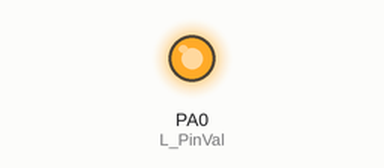
A program run on a simulated ATmega32, built with avr-gcc and emulated at 2 MHz. Parts: output pins drawn as LEDs (lit = HIGH). Wiring (inferred from the names in the program): 24Cxx EEPROM at I2C address 0x50. EEPROM starts erased. At 0.0 s the program stops and its outputs stay as they are.

Above: at 0.1 s.
Timing chart, 0 to 1.5 s (numbered marks = the images above):
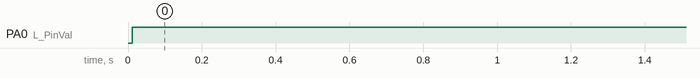

The program:

main.c
```c
/*
 * main.c
 *
 *  Created on: Sep 16, 2023
 *      Author: userH
 */
#include "../LIB/BIT_MATH.h"
#include "../LIB/STD_TYPES.h"
#include "../MCAL/DIO/DIO_int.h"
#include "../MCAL/I2C/I2C_int.h"
#include <util/delay.h>


void EEPROM_vWriteByte(u8 A_u8Byte, u16 A_u16Address)
{
	MI2C_u8SendStartCondition();
	MI2C_u8SendSlaveAddressRW(0b1010000,I2C_WRITE);
	MI2C_u8SendByte((u8)A_u16Address);
	MI2C_u8SendByte(A_u8Byte);
	MI2C_u8SendStoptCondition();
}
u8  EEPROM_vReadByte(u16 A_u16Adderss)
{
	u8 L_u8Byte = 0 ;
	MI2C_u8SendStartCondition();
	MI2C_u8SendSlaveAddressRW(0b1010000,I2C_WRITE);
	MI2C_u8SendByte((u8)A_u16Adderss);
	MI2C_u8SendStartCondition();
	MI2C_u8SendSlaveAddressRW(0b1010000,I2C_READ);
	MI2C_u8ReceiveByte(&L_u8Byte,I2C_NOT_ACK);
	MI2C_u8SendStoptCondition();
	return L_u8Byte;
}

int main(void)
{

	u8 c = 0 ;
	MDIO_vSetPinDir(DIO_PORTA,DIO_PIN0,DIO_OUTPUT);

	MI2C_u8Init();
	EEPROM_vWriteByte('M',5);
	_delay_ms(10);
	c = EEPROM_vReadByte(5);
	if(c == 'M')
	{
		MDIO_vSetPinVal(DIO_PORTA,DIO_PIN0,DIO_HIGH);
	}
	else
	{
		MDIO_vSetPinVal(DIO_PORTA,DIO_PIN0,DIO_LOW);

	}

	while(1)
	{


	}

}
```

BIT_MATH.h
```c
/*
 * bit_math.h
 *
 *  Created on: Nov 28, 2020
 *      Author: DEll
 */

#ifndef BIT_MATH_H_
#define BIT_MATH_H_

#define CLR_BIT(value,bit) (value=value&~((0b00000001)<<bit))
#define SET_BIT(value,bit) (value=value|((0b00000001)<<bit))
#define TOG_BIT(value,bit) (value=value^((0b00000001)<<bit))
#define GET_BIT(value,bit) ((value>>bit)&0b00000001)


#endif /* BIT_MATH_H_ */
```

STD_TYPES.h
```c
/******************************************************/
/* Author    : Ahmed Assaf                            */
/* Date      : 29 JUL 2020                            */
/* Version   : V01                                    */
/******************************************************/
#ifndef STD_TYPES_H
#define STD_TYPES_H

#ifndef NULL
#define NULL ((void*)0)
#endif

typedef unsigned char        u8 ;
typedef unsigned short int   u16;
typedef unsigned long  int   u32;

typedef signed char        s8 ;
typedef signed short int   s16;
typedef signed long  int   s32;


#endif
```

DIO-prv.h
```c
/*
 * DIO-prv.h
 *
 *  Created on: Jul 28, 2023
 *      Author: userH
 */

#ifndef MCAL_DIO_DIO_PRV_H_
#define MCAL_DIO_DIO_PRV_H_


#define DDRA    *((volatile u8*)(0x3A))
#define DDRB    *((volatile u8*)(0x37))
#define DDRC    *((volatile u8*)(0x34))
#define DDRD    *((volatile u8*)(0x31))

#define PORTA   *((volatile u8*)(0x3B))
#define PORTB   *((volatile u8*)(0x38))
#define PORTC   *((volatile u8*)(0x35))
#define PORTD   *((volatile u8*)(0x32))

#define PINA    *((volatile u8*)(0x39))
#define PINB    *((volatile u8*)(0x36))
#define PINC    *((volatile u8*)(0x33))
#define PIND    *((volatile u8*)(0x30))


#endif /* MCAL_DIO_DIO_PRV_H_ */
```

DIO_int.h
```c
/*
 * DIO_int.h
 *
 *  Created on: Jul 13, 2023
 *      Author: userH
 */

#ifndef MCAL_DIO_DIO_INT_H_
#define MCAL_DIO_DIO_INT_H_

#define DIO_PORTA  0
#define DIO_PORTB  1
#define DIO_PORTC  2
#define DIO_PORTD  3


#define DIO_PIN0   0
#define DIO_PIN1   1
#define DIO_PIN2   2
#define DIO_PIN3   3
#define DIO_PIN4   4
#define DIO_PIN5   5
#define DIO_PIN6   6
#define DIO_PIN7   7

#define DIO_OUTPUT 1
#define DIO_INPUT  0

#define DIO_HIGH   1
#define DIO_LOW    0

void MDIO_vSetPinDir(u8 A_u8PortNo , u8 A_u8PinNo , u8 A_u8Dir);
void MDIO_vSetPinVal(u8 A_u8PortNo ,u8 A_u8PinNo , u8 A_u8Val);
void MDIO_vTogPinVal(u8 A_u8PortNo ,u8 A_u8PinNo);
u8 MDIO_u8GetPinVal(u8 A_u8Portno , u8 A_u8PinNo);
void MDIO_vSetPortDir(u8 A_u8PortNo , u8 A_u8Dir);
void MDIO_vSetPortVal(u8 A_u8PortNo , u8 A_u8Val);
u8 MDIO_u8GetPortVal(u8 A_u8PortNo);


#endif /* MCAL_DIO_DIO_INT_H_ */
```

DIO_pro.c
```c
/*
 * DIO_pro.c
 *
 *  Created on: Jul 13, 2023
 *      Author: userH
 */
#include"../../LIB/STD_TYPES.h"
#include "../../LIB/BIT_MATH.h"
#include "DIO_int.h"
#include "DIO-prv.h"


void MDIO_vSetPinDir(u8 A_u8PortNo , u8 A_u8PinNo , u8 A_u8Dir)
{
	if(A_u8Dir == DIO_OUTPUT)
	{
		switch(A_u8PortNo)
		{
		case DIO_PORTA :
			SET_BIT(DDRA , A_u8PinNo );
			break;
		case DIO_PORTB :
			SET_BIT(DDRB , A_u8PinNo );
			break;
		case DIO_PORTC:
			SET_BIT(DDRC , A_u8PinNo );
			break;
		case DIO_PORTD :
			SET_BIT(DDRD , A_u8PinNo );
			break;
		}
	}
	else if(A_u8Dir == DIO_INPUT)
	{
		switch(A_u8PortNo)
		{
		case DIO_PORTA :
			CLR_BIT(DDRA , A_u8PinNo );
			break;
		case DIO_PORTB :
			CLR_BIT(DDRB , A_u8PinNo );
			break;
		case DIO_PORTC :
			CLR_BIT(DDRC , A_u8PinNo );
			break;
		case DIO_PORTD :
			CLR_BIT(DDRD , A_u8PinNo );
			break;
		}
	}
}

void MDIO_vSetPinVal(u8 A_u8PortNo ,u8 A_u8PinNo , u8 A_u8Val)
{
	if(A_u8Val == DIO_HIGH)
	{
		switch(A_u8PortNo)
		{
		case DIO_PORTA :
			SET_BIT(PORTA , A_u8PinNo );
			break;
		case DIO_PORTB :
			SET_BIT(PORTB, A_u8PinNo );
			break;
		case DIO_PORTC:
			SET_BIT(PORTC , A_u8PinNo );
			break;
		case DIO_PORTD :
			SET_BIT(PORTD , A_u8PinNo );
			break;
		}
	}
	else if(A_u8Val == DIO_LOW)
	{
		switch(A_u8PortNo)
		{
		case DIO_PORTA :
			CLR_BIT(PORTA , A_u8PinNo );
			break;
		case DIO_PORTB :
			CLR_BIT(PORTB , A_u8PinNo );
			break;
		case DIO_PORTC :
			CLR_BIT(PORTC , A_u8PinNo );
			break;
		case DIO_PORTD :
			CLR_BIT(PORTD , A_u8PinNo );
			break;
		}
	}

}

void MDIO_vTogPinVal(u8 A_u8PortNo ,u8 A_u8PinNo)
{
	switch(A_u8PortNo)
	{
	case DIO_PORTA :
		TOG_BIT(PORTA , A_u8PinNo );
		break;
	case DIO_PORTB :
		TOG_BIT(PORTB, A_u8PinNo );
		break;
	case DIO_PORTC:
		TOG_BIT(PORTC , A_u8PinNo );
		break;
	case DIO_PORTD :
		TOG_BIT(PORTD , A_u8PinNo );
		break;
	}
}

u8 MDIO_u8GetPinVal(u8 A_u8PortNo , u8 A_u8PinNo)
{
	u8 L_PinVal = 0;

	switch(A_u8PortNo)
	{
	case DIO_PORTA :
		L_PinVal = GET_BIT(PINA , A_u8PinNo );
		break;
	case DIO_PORTB :
		L_PinVal = GET_BIT(PINB , A_u8PinNo );
		break;
	case DIO_PORTC :
		L_PinVal = GET_BIT(PINC , A_u8PinNo );
		break;
	case DIO_PORTD :
		L_PinVal = GET_BIT(PIND , A_u8PinNo );
		break;
	}

	return L_PinVal ;
}

void MDIO_vSetPortDir(u8 A_u8PortNo , u8 A_u8Dir)
{

	switch(A_u8PortNo)
	{
	case DIO_PORTA :
		DDRA =  A_u8Dir;
		break;
	case DIO_PORTB :
		DDRB = A_u8Dir;
		break;
	case DIO_PORTC:
		DDRC = A_u8Dir ;
		break;
	case DIO_PORTD :
		DDRD = A_u8Dir ;
		break;
	}

}
void MDIO_vSetPortVal(u8 A_u8PortNo , u8 A_u8val)
{
	switch(A_u8PortNo)
	{
	case DIO_PORTA :
		PORTA=  A_u8val;
		break;
	case DIO_PORTB :
		PORTB = A_u8val;
		break;
	case DIO_PORTC:
		PORTC = A_u8val ;
		break;
	case DIO_PORTD :
		PORTD = A_u8val ;
		break;
	}

}

u8 MDIO_u8GetPortVal(u8 A_u8PortNo)
{

	u8 L_PortVal = 0 ;

	switch(A_u8PortNo)
	{
	case DIO_PORTA :
		L_PortVal = PORTA ;
		break;
	case DIO_PORTB :
		L_PortVal = PORTB ;
		break;
	case DIO_PORTC:
		L_PortVal = PORTC ;
		break;
	case DIO_PORTD :
		L_PortVal = PORTD ;
		break;
	}

	return L_PortVal ;
}
```

I2C_cfg.h
```c
/*
 * I2C_cfg.h
 *
 *  Created on: Sep 16, 2023
 *      Author: userH
 */

#ifndef MCAL_I2C_I2C_CFG_H_
#define MCAL_I2C_I2C_CFG_H_


#endif /* MCAL_I2C_I2C_CFG_H_ */
```

I2C_int.h
```c
/*
 * I2C_int.h
 *
 *  Created on: Sep 16, 2023
 *      Author: userH
 */

#ifndef MCAL_I2C_I2C_INT_H_
#define MCAL_I2C_I2C_INT_H_

#define I2C_WRITE   0
#define I2C_READ    1

#define I2C_NOT_ACK   0
#define I2C_ACK       1

void MI2C_u8Init(void);

u8 MI2C_u8SendStartCondition(void);
u8 MI2C_u8SendRepeatedStartCondition(void);
u8 MI2C_u8SendSlaveAddressRW(u8 A_u8Sla, u8 A_u8RW);
u8 MI2C_u8SendByte(u8 A_u8Byte);
u8 MI2C_u8ReceiveByte(u8* A_pu8Byte,u8 A_u8Ack);
u8 MI2C_u8SendStoptCondition(void);
u8 MI2C_u8GetStatus(void);

void MI2C_vSetBitRate(u32 A_u32BitRate);
void MI2C_vSetSlaveAddress(u8 A_u8Ownsla);
#endif /* MCAL_I2C_I2C_INT_H_ */
```

I2C_prg.c
```c
/*
 * I2C_prg.c
 *
 *  Created on: Sep 16, 2023
 *      Author: userH
 */

#include "../../LIB/BIT_MATH.h"
#include "../../LIB/STD_TYPES.h"

#include "I2C_int.h"
#include "I2C_prv.h"
#include "I2C_cfg.h"


void MI2C_u8Init(void)
{
	/*interrupt enable/disable*/
	CLR_BIT(TWCR, TWIE);
	/*Bit Rate*/
	TWBR = 10 ;


}

u8 MI2C_u8SendStartCondition(void)
{
	TWCR = (1<<TWINT)|(1<<TWSTA)|(1<<TWEN);

	while (!(TWCR & (1<<TWINT)));

	/*check status Reg*/
	return (TWSR & 0xF8);
}

u8 MI2C_u8SendRepeatedStartCondition(void)
{
	TWCR = (1<<TWINT)|(1<<TWSTA)|(1<<TWEN);
	while (!(TWCR & (1<<TWINT)));

	/*check status Reg*/
	return (TWSR & 0xF8);

}

u8 MI2C_u8SendSlaveAddressRW(u8 A_u8Sla, u8 A_u8RW)
{
	TWDR = ((A_u8Sla << 1) | (A_u8RW));
	TWCR = (1<<TWINT) | (1<<TWEN);
	CLR_BIT(TWCR,TWSTA);
	while (!(TWCR & (1<<TWINT)));

	/*check status Reg*/
	return (TWSR & 0xF8);
}

u8 MI2C_u8SendByte(u8 A_u8Byte)
{
	TWDR = A_u8Byte;
	TWCR = (1<<TWINT) | (1<<TWEN);
	while (!(TWCR & (1<<TWINT)));

	/*check status Reg*/
	return (TWSR & 0xF8);

}

u8  MI2C_u8ReceiveByte(u8* A_pu8Byte,u8 A_u8Ack)
{
	switch(A_u8Ack)
	{
	case I2C_ACK :
		TWCR = (1<<TWINT)|(1<<TWEN)|(1<<TWEA);
		break;
	case I2C_NOT_ACK :
		TWCR = (1<<TWINT) | (1<<TWEN);
		CLR_BIT(TWCR,TWEA);
		break;
	}
	while (!(TWCR & (1<<TWINT)));
	*A_pu8Byte = TWDR ;

	/*check status Reg*/
	return (TWSR & 0xF8);

}

u8 MI2C_u8SendStoptCondition(void)
{
	TWCR = (1<<TWINT)|(1<<TWEN)|(1<<TWSTO);


	/*check status Reg*/
	return (TWSR & 0xF8);
}

u8 MI2C_u8GetStatus(void)
{

	return (TWSR & 0xF8);
}
```

I2C_prv.h
```c
/*
 * I2C_prv.h
 *
 *  Created on: Sep 16, 2023
 *      Author: userH
 */

#ifndef MCAL_I2C_I2C_PRV_H_
#define MCAL_I2C_I2C_PRV_H_

#define TWIE         0
#define TWINT        7
#define TWSTA        5
#define TWEN         2
#define TWSTO        4
#define TWEA         6

#define TWBR    *((volatile u8*)(0x20))
#define TWCR    *((volatile u8*)(0x56))
#define TWSR    *((volatile u8*)(0x21))
#define TWDR    *((volatile u8*)(0x23))
#define TWAR    *((volatile u8*)(0x22))


#endif /* MCAL_I2C_I2C_PRV_H_ */
```

Measured:
- by itself, PA0 (L_PinVal): LOW → HIGH at 0.01 s
